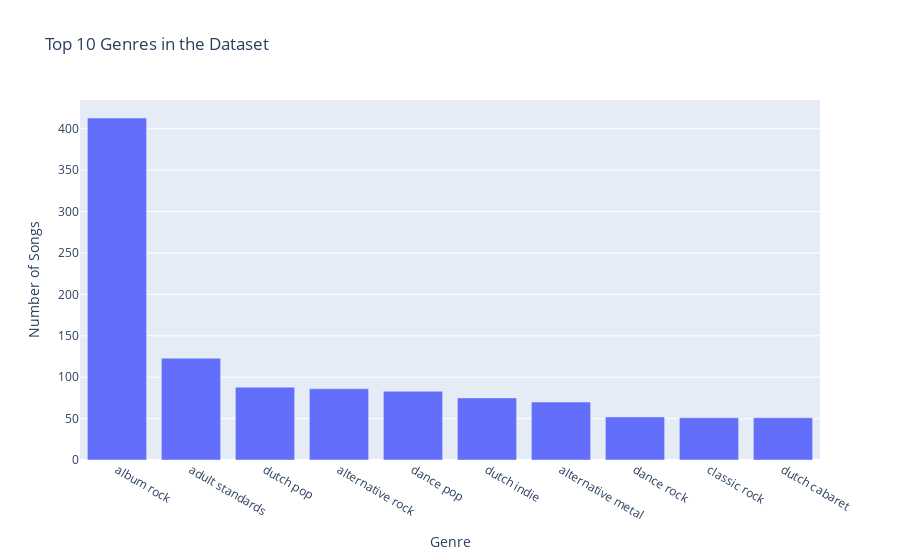

The notebook cell this image was saved under:
### Markdown cell above
Musical Attributes from `1956-2020`:

Key Trends:
1. Early Years (`1956-1965`):
   - Dramatic fluctuations in all metrics
   - Notable dip in `Danceability` to `~30` around `1960`
   - `Popularity` peaked at `~77` in early `1960s`

2. Mid-Period (`1970-1990`):
   - More stable patterns emerge
   - All metrics converge around `50-60` range
   - `Energy` shows increasing trend, reaching `~65` by late `1980s`

3. Modern Era (`1990-2020`):
   - `Energy` becomes more volatile, with notable peaks around `2010` (`~70`)
   - `Danceability` remains most stable, consistently around `50-55`
   - `Popularity` shows gradual decline from `~65` to `~55`

Notable Observations:
- Highest `Energy` levels appear in the `2010s` (`~71`)
- Most stable period for all metrics is `1970-1990`
- Recent years show convergence of all metrics around `55-60` range
- `Popularity` shows less extreme fluctuations in later years compared to the `1960s`

This suggests a standardization of musical attributes over time, with modern music showing more consistent patterns compared to the experimental nature of early rock and pop.

### Code cell
# Top genres based on number of songs
genre_counts = df['Top Genre'].value_counts().head(10)
fig = px.bar(x=genre_counts.index, y=genre_counts.values,
             title='Top 10 Genres in the Dataset',
             labels={'x': 'Genre', 'y': 'Number of Songs'})
fig.show()

### Figure 1 — Plotly figure (JSON) as saved in the notebook; plotly's stock layout.template omitted (floating-point values rounded to 4 significant figures)
{"data": [{"alignmentgroup": "True", "hovertemplate": "Genre=%{x}<br>Number of Songs=%{y}<extra></extra>", "legendgroup": "", "marker": {"color": "#636efa", "pattern": {"shape": ""}}, "name": "", "offsetgroup": "", "orientation": "v", "showlegend": false, "textposition": "auto", "type": "bar", "x": ["album rock", "adult standards", "dutch pop", "alternative rock", "dance pop", "dutch indie", "alternative metal", "dance rock", "classic rock", "dutch cabaret"], "xaxis": "x", "y": [413, 123, 88, 86, 83, 75, 70, 52, 51, 51], "yaxis": "y"}], "layout": {"barmode": "relative", "legend": {"tracegroupgap": 0}, "title": {"text": "Top 10 Genres in the Dataset"}, "xaxis": {"anchor": "y", "domain": [0, 1], "title": {"text": "Genre"}}, "yaxis": {"anchor": "x", "domain": [0, 1], "title": {"text": "Number of Songs"}}}}
